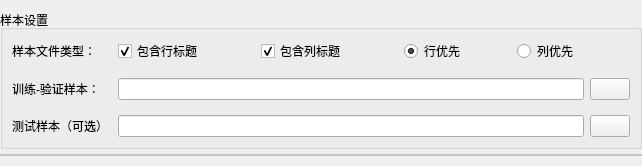
     <widget class="QWidget" name="selectSamplePage">
      <layout class="QVBoxLayout" name="selectSampleVerticalLayout" stretch="0,1">
       <property name="spacing">
        <number>5</number>
       </property>
       <property name="leftMargin">
        <number>0</number>
       </property>
       <property name="topMargin">
        <number>10</number>
       </property>
       <property name="rightMargin">
        <number>0</number>
       </property>
       <property name="bottomMargin">
        <number>10</number>
       </property>
       <item>
        <widget class="QGroupBox" name="sampleSettingGroupBox">
         <property name="title">
          <string>样本设置</string>
         </property>
         <layout class="QGridLayout" name="sampleSettingGroupBoxGridLayout">
          <property name="verticalSpacing">
           <number>15</number>
          </property>
          <item row="0" column="0">
           <widget class="QLabel" name="sampleTypeLabel">
            <property name="maximumSize">
             <size>
              <width>100</width>
              <height>16777215</height>
             </size>
            </property>
            <property name="text">
             <string>样本文件类型：</string>
            </property>
           </widget>
          </item>
          <item row="3" column="0">
           <widget class="QLabel" name="selectTrainingValidationSampleLabel">
            <property name="maximumSize">
             <size>
              <width>100</width>
              <height>16777215</height>
             </size>
            </property>
            <property name="text">
             <string>训练-验证样本：</string>
            </property>
           </widget>
          </item>
          <item row="4" column="11">
           <widget class="QPushButton" name="selectTestSamplePushButton">
            <property name="text">
             <string/>
            </property>
           </widget>
          </item>
          <item row="4" column="0">
           <widget class="QLabel" name="selectTestSampleLabel">
            <property name="maximumSize">
             <size>
              <width>100</width>
              <height>16777215</height>
             </size>
            </property>
            <property name="text">
             <string>测试样本（可选）：</string>
            </property>
           </widget>
          </item>
          <item row="4" column="1" colspan="10">
           <widget class="QLineEdit" name="selectTestSampleLineEdit"/>
          </item>
          <item row="3" column="11">
           <widget class="QPushButton" name="selectTrainingValidationSamplePushButton">
            <property name="text">
             <string/>
            </property>
           </widget>
          </item>
          <item row="3" column="1" colspan="10">
           <widget class="QLineEdit" name="selectTrainingValidationSampleLineEdit"/>
          </item>
          <item row="0" column="4">
           <widget class="QCheckBox" name="isIncludeColTitleCheckBox">
            <property name="text">
             <string>包含列标题</string>
            </property>
            <property name="checked">
             <bool>true</bool>
            </property>
           </widget>
          </item>
          <item row="0" column="8">
           <spacer name="sampleSettingGroupBoxHorizontalSpacer3">
            <property name="orientation">
             <enum>Qt::Horizontal</enum>
            </property>
            <property name="sizeHint" stdset="0">
             <size>
              <width>40</width>
              <height>20</height>
             </size>
            </property>
           </spacer>
          </item>
          <item row="0" column="1">
           <widget class="QCheckBox" name="isIncludeRowTitleCheckBox">
            <property name="text">
             <string>包含行标题</string>
            </property>
            <property name="checked">
             <bool>true</bool>
            </property>
           </widget>
          </item>
          <item row="0" column="7">
           <widget class="QRadioButton" name="isRowMajorRadioButton">
            <property name="text">
             <string>行优先</string>
            </property>
            <property name="checked">
             <bool>true</bool>
            </property>
           </widget>
          </item>
          <item row="0" column="2">
           <spacer name="sampleSettingGroupBoxHorizontalSpacer1">
            <property name="orientation">
             <enum>Qt::Horizontal</enum>
            </property>
            <property name="sizeHint" stdset="0">
             <size>
              <width>40</width>
              <height>20</height>
             </size>
            </property>
           </spacer>
          </item>
          <item row="0" column="9">
           <widget class="QRadioButton" name="isColMajorRadioButton">
            <property name="text">
             <string>列优先</string>
            </property>
           </widget>
          </item>
          <item row="0" column="6">
           <spacer name="sampleSettingGroupBoxHorizontalSpacer2">
            <property name="orientation">
             <enum>Qt::Horizontal</enum>
            </property>
            <property name="sizeHint" stdset="0">
             <size>
              <width>40</width>
              <height>20</height>
             </size>
            </property>
           </spacer>
          </item>
         </layout>
        </widget>
       </item>
       <item>
        <widget class="QFrame" name="frame">
         <property name="styleSheet">
          <string notr="true">background-color:white</string>
         </property>
         <property name="frameShape">
          <enum>QFrame::StyledPanel</enum>
         </property>
         <property name="frameShadow">
          <enum>QFrame::Sunken</enum>
         </property>
         <layout class="QHBoxLayout" name="horizontalLayout">
          <property name="spacing">
           <number>5</number>
          </property>
          <property name="leftMargin">
           <number>0</number>
          </property>
          <property name="topMargin">
           <number>0</number>
          </property>
          <property name="rightMargin">
           <number>0</number>
          </property>
          <property name="bottomMargin">
           <number>0</number>
          </property>
          <item>
           <layout class="QHBoxLayout" name="sampleStatisticChartHorizontalLayout"/>
          </item>
         </layout>
        </widget>
       </item>
      </layout>
     </widget>
